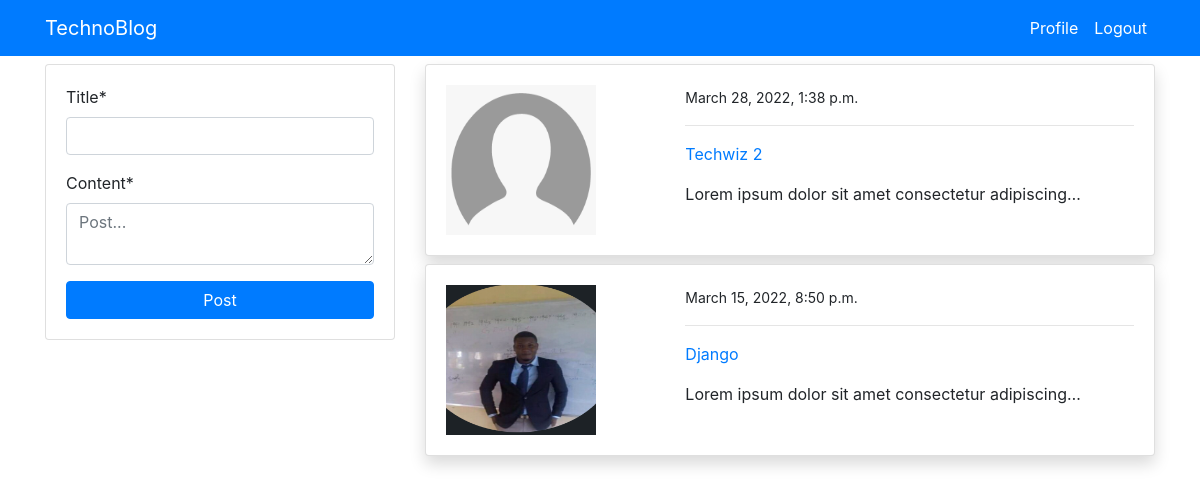
Page /blog/ (signed in) on the committed database.
### blog/models.py (models this page shows, shortened)
class Post(models.Model):
    title = models.CharField(max_length=100)
    content = models.TextField()
    author = models.ForeignKey(User, on_delete=models.CASCADE)
    date_created = models.DateTimeField(auto_now_add=True)
    class Meta:
        ordering = ('-date_created',)

### users/models.py (models this page shows, shortened)
class ProfileModel(models.Model):
    user = models.OneToOneField(User , on_delete=models.CASCADE)
    image = models.ImageField(default='default.png', upload_to="profile" , validators=[FileExtensionValidator(['png','jpg'])])

### blog/views.py (the view)
# urls.py: path('blog/' ,index ,name="index"),
@login_required
def index(request):
    posts = Post.objects.all()
    if request.method == 'POST':
        form = PostModelForm(request.POST)
        if form.is_valid():
            instance = form.save(commit=False)
            instance.author = request.user
            instance.save()
            return redirect('index')
    else:
        form = PostModelForm()
    context = {
        'posts':posts,
        'form':form
    }
    return render(request,'blog/index.html',context)

### blog/forms.py
class PostModelForm(forms.ModelForm):
    content = forms.CharField(widget=forms.Textarea(attrs={'rows':2 , 'placeholder':'Post...'}))
    class Meta:
        model = Post
        fields = ('title','content')

### blog/templates/blog/index.html (shortened to what this page needs)
{% extends 'partials/base.html' %}
{% load static %}
{% load crispy_forms_tags %}
{% block main %}
<div class="row mt-5 pt-3">
    <div class="col-sm-12 col-md-4">
        <div class="card">
            <div class="card-body">
                <form action="" method="POST">
                    {{ form|crispy }}
                    <input class="btn btn-primary btn-block" type="submit" value="Post">
                </form>
            </div>
        </div>
    </div>
    <div class="col-sm-12 col-md-8">
        {% for post in posts %}
        <div class="card shadow mb-2">
            <div class="card-body">
                <div class="row">
                    <div class="col-sm-12 col-md-4">
                        <img src="{{post.author.profilemodel.image.url}}" alt="The post image" width="150px" height="150px">
                    </div>
                    <div class="col-sm-12 col-md-8">
                        <small>{{ post.date_created }}</small>
                        <hr>
                        <a href="{% url 'post_detail' post.id %}">{{ post.title }}</a>
                        <p class="text-justify my-3">
                            {{ post.content |truncatechars:50 }}
                        </p>
                    </div>
                </div>
            </div>
        </div>
        {% endfor %}
    </div>
</div>
{% endblock %}

### templates/partials/base.html (shortened to what this page needs)
<!doctype html>
{% load static %}
<html lang="en">
  <head>
    <link rel="stylesheet" href="https://cdn.jsdelivr.net/npm/bootstrap@4.6.1/dist/css/bootstrap.min.css">
    <link rel="stylesheet" href="{% static '/css/style.css' %}">
  </head>
  <body>
        {% include 'partials/navbar.html' %}
        <div class="container">
        {% block main %}
        {% endblock %}
        </div>
  </body>
</html>

### templates/partials/navbar.html (shortened to what this page needs)
{% load static %}
<nav class="navbar navbar-expand-lg navbar-bg-primary bg-primary fixed-top">
    <div class="container ">
    <a class="navbar-brand text-white" href="{% url 'index' %}">TechnoBlog</a>
    <div class="collapse navbar-collapse text-white" id="navbarSupportedContent">
      <ul class="navbar-nav ml-auto">
        {% if request.user.is_authenticated %}
        <li class="nav-item active">
          <a class="nav-link text-white" href="{% url 'user-profile' %}">Profile <span class="sr-only">(current)</span></a>
        </li>
        <li class="nav-item">
          <a class="nav-link text-white" href="{% url 'user-logout' %}">Logout</a>
        </li>
        {% endif %}
      </ul>
    </div>
</div>
  </nav>

### rows in the picture
Post: author.profilemodel.image (placeholder picture), date_created "March 28, 2022, 1:38 p.m.", title "Techwiz 2", content "Lorem ipsum dolor sit amet consectetur adipiscing…"
Post: author.profilemodel.image (picture), date_created "March 15, 2022, 8:50 p.m.", title "Django", content "Lorem ipsum dolor sit amet consectetur adipiscing…"
